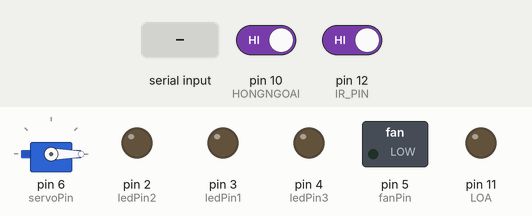
A sketch run on a simulated Arduino Uno, built with avr-gcc and run on an emulated ATmega328P. Shown: servo, switched loads named in the sketch (green lamp = pin HIGH), output pins drawn as LEDs (lit = HIGH). Dashed ring = blinking. The test bench sets the inputs (shaded band); at power-on: pin 10 (HONGNGOAI) HIGH, pin 12 (IR_PIN) HIGH.

Above: at 1.2 s.
1.3 s: pin 10 (HONGNGOAI) driven LOW
At 3.37 s:
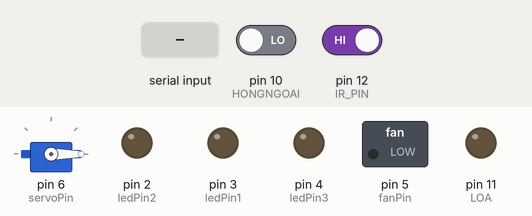
4.3 s: pin 12 (IR_PIN) driven LOW
At 5.65 s:
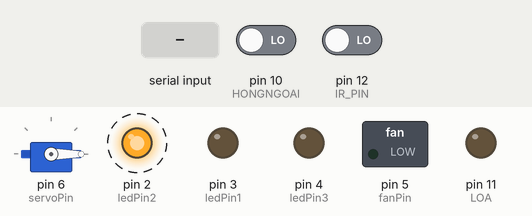
7.3 s: pin 10 (HONGNGOAI) driven HIGH
At 7.55 s:
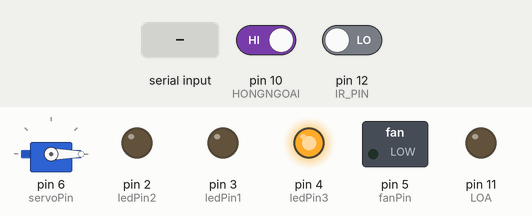
10.3 s: "L2ON\n" received over Serial
13.3 s: "L3ON\n" received over Serial
16.3 s: "FANON\n" received over Serial
At 17.95 s:
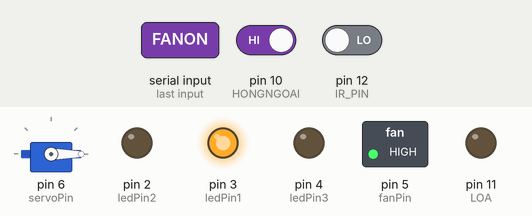
Timing chart, 0 to 25.5 s (numbered marks = the images above; inputs shaded):
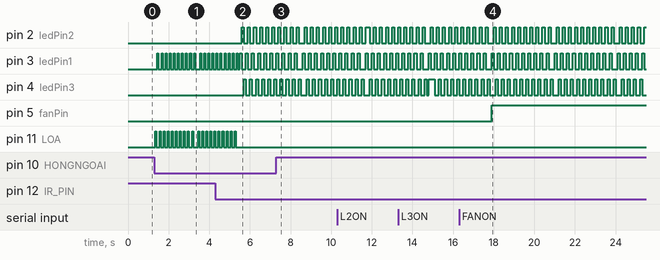

Measured:
- after the input at 1.3 s, pin 3 (ledPin1): goes 9 × (HIGH 0.05 s, LOW 0.15 s), HIGH 0.05 s, LOW 0.25 s, 3 × (HIGH 0.05 s, LOW 0.15 s), HIGH 0.05 s, then LOW, starting after 0.15 s; pin 11 (LOA): goes 9 × (HIGH 0.05 s, LOW 0.15 s), HIGH 0.05 s, LOW 0.25 s, 4 × (HIGH 0.05 s, LOW 0.15 s), then HIGH, starting after 0.05 s
- after the input at 4.3 s, pin 2 (ledPin2): alternates HIGH for 0.10 s and LOW for 0.20 s, starting after 1.3 s; pin 4 (ledPin3): alternates HIGH for 0.10 s and LOW for 0.20 s, starting after 1.4 s; pin 11 (LOA): goes on until 5.3 s, then stays LOW
- after the input at 7.3 s, pin 11 (LOA): stops changing and stays LOW
- after the input at 16.3 s, pin 5 (fanPin): LOW → HIGH after 1.6 s

The sketch:

arduino_servo.ino
```cpp
#include <Servo.h>

int ledPin1 = 3;
int ledPin2 = 2;
int ledPin3 = 4;
int fanPin = 5;
  int servoPin = 6;
String command = "";
Servo myServo;

const int IR_PIN = 12;
const int LOA = 11;
const int HONGNGOAI = 10;

void setup() {
  Serial.begin(9600);
  pinMode(ledPin1, OUTPUT);
  pinMode(ledPin2, OUTPUT);
  pinMode(ledPin3, OUTPUT);
  pinMode(fanPin, OUTPUT);
  digitalWrite(ledPin1, LOW);
  digitalWrite(ledPin2, LOW);
  digitalWrite(ledPin3, LOW);
  digitalWrite(fanPin, LOW);

  myServo.attach(servoPin);
  myServo.write(0);

  pinMode(IR_PIN, INPUT);
  pinMode(LOA, OUTPUT);
  digitalWrite(LOA, LOW);
  pinMode(HONGNGOAI, INPUT);
}

void loop() {
  if (Serial.available() > 0) {
    command = Serial.readStringUntil('\n');
    command.trim();
  }

  // Điều khiển đèn
  if (command == "L1ON") {
    digitalWrite(ledPin1, HIGH);
  } else if (command == "L1OFF") {
    digitalWrite(ledPin1, LOW);
  } else if (command == "L2ON") {
    digitalWrite(ledPin2, HIGH);
  } else if (command == "L2OFF") {
    digitalWrite(ledPin2, LOW);
  } else if (command == "L3ON") {
    digitalWrite(ledPin3, HIGH);
  } else if (command == "L3OFF") {
    digitalWrite(ledPin3, LOW);

  // Điều khiển quạt
  } else if (command == "FANON") {
    digitalWrite(fanPin, HIGH);
  } else if (command == "FANOFF") {
    digitalWrite(fanPin, LOW);

  // Điều khiển servo
  } else if (command == "D1ON") {
    myServo.write(180); // Mở cửa
  } else if (command == "D1OFF") {
    myServo.write(0); // Đóng cửa
  }


  int irValue = digitalRead(IR_PIN);

  if (irValue == LOW) {
    for (int i = 0; i < 10; i++) {
      digitalWrite(ledPin1, HIGH);
      delay(100);
      digitalWrite(ledPin1, LOW);
      digitalWrite(ledPin2, HIGH);
      delay(100);
      digitalWrite(ledPin2, LOW);
      digitalWrite(ledPin3, HIGH);
      delay(100);
      digitalWrite(ledPin3, LOW);
    }
  }

  delay(50);


  int irValue2 = digitalRead(HONGNGOAI);

  if (irValue2 == LOW) {
    for (int i = 0; i < 10; i++) {
      digitalWrite(LOA, HIGH);
      delay(50);
      digitalWrite(LOA, LOW);
      delay(50);
      digitalWrite(ledPin1, HIGH);
      delay(50);
      digitalWrite(ledPin1, LOW);
      delay(50);

    }
  }

  delay(50);
}
```
